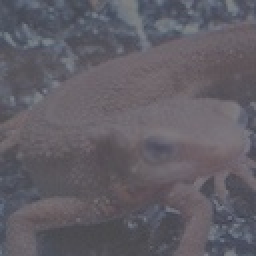
#> input picture img/in/imori_dark.jpg, 128 x 128 px (shown 2 times larger)
$ python solve20.py
#> lines starting #> are read from the running program, lines starting #| are printed output that depends on the picture
import cv2
import numpy as np
import matplotlib.pyplot as plt
from solve02 import RGB2GRAY


# Q_19
def hist_of_pixels(img, ax, bins=255):
    """画素の出現回数をグラフに描画する
    """
    pixels = img.ravel()
    ax.hist(pixels, bins=bins, rwidth=0.8, range=(0, 255))
    return ax


def main():
    img_in = cv2.imread("../img/in/imori_dark.jpg").astype(np.float64)
    fig, ax = plt.subplots(1, 1, figsize=(5, 5))
    hist_of_pixels(img_in, ax)
    plt.savefig("../img/out/q_20.jpg")
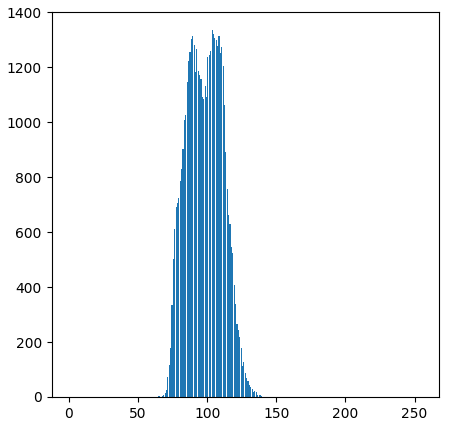
#> figure drawn by matplotlib, 1 panel; tallest bar 1335 high, from x = 103.1 to 103.9


if __name__ == '__main__':
    main()
